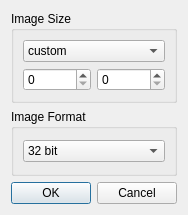
<?xml version="1.0" encoding="UTF-8"?>
<ui version="4.0">
 <class>NewImageFileDialog</class>
 <widget class="QDialog" name="NewImageFileDialog">
  <property name="geometry">
   <rect>
    <x>0</x>
    <y>0</y>
    <width>184</width>
    <height>215</height>
   </rect>
  </property>
  <property name="windowTitle">
   <string>Dialog</string>
  </property>
  <layout class="QVBoxLayout" name="verticalLayout">
   <item>
    <widget class="QGroupBox" name="groupBox">
     <property name="title">
      <string>Image Size</string>
     </property>
     <layout class="QVBoxLayout" name="verticalLayout_2">
      <item>
       <widget class="QComboBox" name="comboBox">
        <item>
         <property name="text">
          <string>custom</string>
         </property>
        </item>
        <item>
         <property name="text">
          <string>256x256</string>
         </property>
        </item>
       </widget>
      </item>
      <item>
       <layout class="QHBoxLayout" name="horizontalLayout">
        <item>
         <widget class="QSpinBox" name="spinBox"/>
        </item>
        <item>
         <widget class="QSpinBox" name="spinBox_2"/>
        </item>
       </layout>
      </item>
     </layout>
    </widget>
   </item>
   <item>
    <widget class="QGroupBox" name="groupBox_2">
     <property name="title">
      <string>Image Format</string>
     </property>
     <layout class="QVBoxLayout" name="verticalLayout_3">
      <item>
       <widget class="QComboBox" name="comboBox_2">
        <item>
         <property name="text">
          <string>32 bit</string>
         </property>
        </item>
        <item>
         <property name="text">
          <string>8bit indexed</string>
         </property>
        </item>
       </widget>
      </item>
     </layout>
    </widget>
   </item>
   <item>
    <widget class="QDialogButtonBox" name="buttonBox">
     <property name="orientation">
      <enum>Qt::Horizontal</enum>
     </property>
     <property name="standardButtons">
      <set>QDialogButtonBox::Cancel|QDialogButtonBox::Ok</set>
     </property>
    </widget>
   </item>
  </layout>
 </widget>
 <resources/>
 <connections>
  <connection>
   <sender>buttonBox</sender>
   <signal>accepted()</signal>
   <receiver>NewImageFileDialog</receiver>
   <slot>accept()</slot>
   <hints>
    <hint type="sourcelabel">
     <x>248</x>
     <y>254</y>
    </hint>
    <hint type="destinationlabel">
     <x>157</x>
     <y>274</y>
    </hint>
   </hints>
  </connection>
  <connection>
   <sender>buttonBox</sender>
   <signal>rejected()</signal>
   <receiver>NewImageFileDialog</receiver>
   <slot>reject()</slot>
   <hints>
    <hint type="sourcelabel">
     <x>316</x>
     <y>260</y>
    </hint>
    <hint type="destinationlabel">
     <x>286</x>
     <y>274</y>
    </hint>
   </hints>
  </connection>
 </connections>
</ui>
